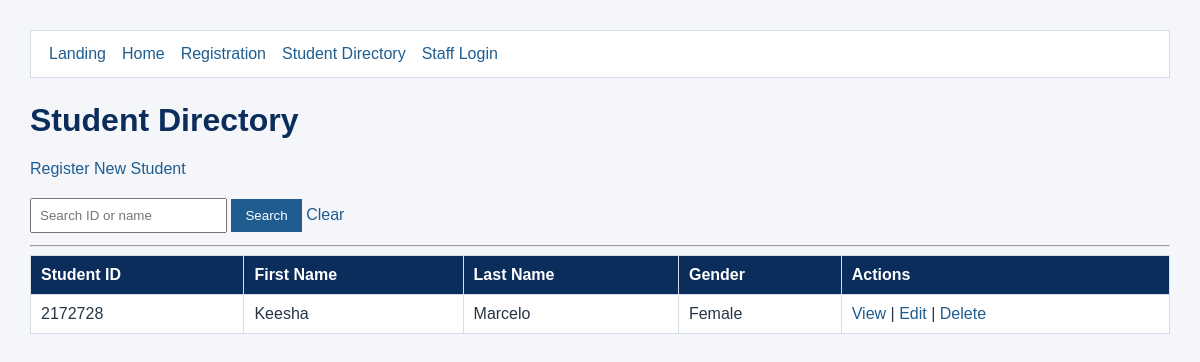
The page /registration/students/ on the database as committed earlier.
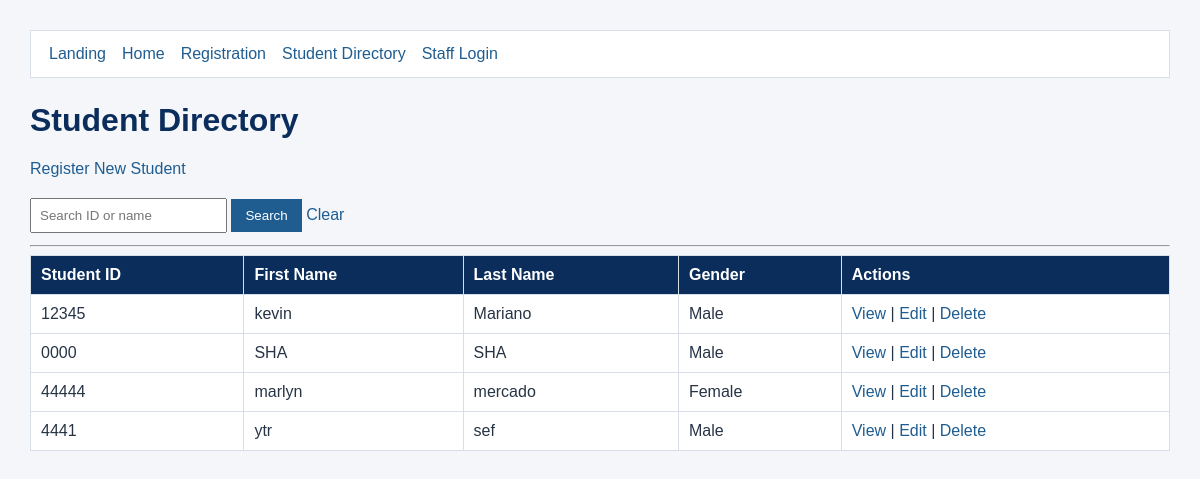
The same page on the database as committed later.
### registration/models.py (models this page shows, shortened)
class Student(models.Model):
    GENDER_CHOICES = [
        ('Male', 'Male'),
        ('Female', 'Female'),
    ]
    student_id = models.CharField(max_length=20, unique=True)
    first_name = models.CharField(max_length=100)
    last_name = models.CharField(max_length=100)
    gender = models.CharField(max_length=10, choices=GENDER_CHOICES)
    date_of_birth = models.DateField()
    contact_no = models.CharField(max_length=20)

### registration/views.py (the view)
# urls.py: path('students/', views.student_list, name='student_list'),
def student_list(request):
    query = request.GET.get('q', '').strip()
    students = Student.objects.all().order_by('last_name', 'first_name')
    if query:
        students = students.filter(
            Q(student_id__icontains=query)
            | Q(first_name__icontains=query)
            | Q(last_name__icontains=query)
        )
    return render(
        request,
        'registration/student_list.html',
        {'students': students, 'query': query},
    )

### registration/templates/registration/student_list.html (shortened to what this page needs)
{% load static %}
<!DOCTYPE html>
<html lang="en">
<head>
    <link rel="stylesheet" href="{% static 'registration/style.css' %}">
</head>
<body>
    {% include 'registration/_navigation.html' %}
    <h1>Student Directory</h1>
    <p><a href="{% url 'student_create' %}">Register New Student</a></p>
    <form method="get">
        <input
            type="text"
            name="q"
            value="{{ query }}"
            placeholder="Search ID or name"
        >
        <button type="submit">Search</button>
        <a href="{% url 'student_list' %}">Clear</a>
    </form>
    <hr>
    {% if students %}
        <table>
            <thead>
                <tr>
                    <th>Student ID</th>
                    <th>First Name</th>
                    <th>Last Name</th>
                    <th>Gender</th>
                    <th>Actions</th>
                </tr>
            </thead>
            <tbody>
                {% for student in students %}
                    <tr>
                        <td>{{ student.student_id }}</td>
                        <td>{{ student.first_name }}</td>
                        <td>{{ student.last_name }}</td>
                        <td>{{ student.gender }}</td>
                        <td>
                            <a href="{% url 'student_detail' student.pk %}">View</a>
                            |
                            <a href="{% url 'student_update' student.pk %}">Edit</a>
                            |
                            <a href="{% url 'student_delete' student.pk %}">Delete</a>
                        </td>
                    </tr>
                {% endfor %}
            </tbody>
        </table>
    {% else %}
        <p>No Student records found.</p>
    {% endif %}
</body>
</html>

### registration/templates/registration/_navigation.html
<nav class="site-nav" aria-label="Main navigation">
    <a href="{% url 'landing' %}">Landing</a>
    <a href="{% url 'home' %}">Home</a>
    <a href="{% url 'student_registration' %}">Registration</a>
    <a href="{% url 'student_list' %}">Student Directory</a>
    {% if user.is_staff %}
        <a href="{% url 'staff_dashboard' %}">Dashboard</a>
        <a href="{% url 'student_list' %}">Student Directory</a>
        <span>Staff: {{ user.username }}</span>
        <form method="post" action="{% url 'logout' %}" style="display:inline;">
            {% csrf_token %}
            <button type="submit">Staff Logout</button>
        </form>
    {% else %}
        <a href="{% url 'staff_login' %}">Staff Login</a>
    {% endif %}
</nav>

### registration/static/registration/style.css (style rules this page uses)
body { font-family: Arial, sans-serif; background: #f4f6f9; color: #263445; margin: 30px; }
h1 { color: #0b2d5c; }
a { color: #1f5d91; text-decoration: none; }
.site-nav { display: flex; flex-wrap: wrap; gap: 16px; margin-bottom: 24px; padding: 14px 18px; background: #ffffff; border: 1px solid #d7dee8; }
table { width: 100%; border-collapse: collapse; background: #ffffff; }
th { background: #0b2d5c; color: #ffffff; text-align: left; }
th, td { padding: 10px; border: 1px solid #d7dee8; }
button { background: #1f5d91; color: #ffffff; border: 0; padding: 9px 14px; cursor: pointer; }
input, select { padding: 8px; margin: 4px 0; }

Rows that differ between the two databases and show on the page:
removed Student: student_id "2172728", first_name "Keesha", last_name "Marcelo", gender "Female"
added Student: student_id "12345", first_name "kevin", last_name "Mariano", gender "Male"
added Student: student_id "0000", first_name "SHA", last_name "SHA", gender "Male"
added Student: student_id "44444", first_name "marlyn", last_name "mercado", gender "Female"
added Student: student_id "4441", first_name "ytr", last_name "sef", gender "Male"
